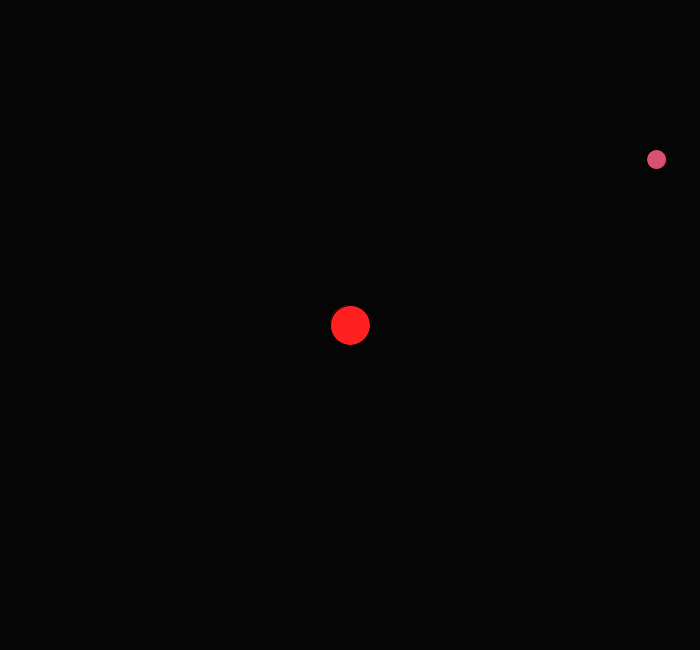
Frame 1 (no input)
Frame 60 (the mouse pressed at the canvas centre just before this capture): identical to frame 1, image omitted
Frame 120 (the mouse held since frame 60 and released just before this capture): identical to frame 1, image omitted

The Processing sketch that drew this single still picture (run headless with seeded random() and noise(); from frame 60 on, the mouse is pressed at the canvas centre):

// Processing sketch: Tp01
// ── Tp01.pde
Pelota bola;
Comida comida;

void setup() {
  size(700, 650);
  bola = new Pelota(width/2, height/2, 20, 5);
  comida = new Comida(10);
}

void draw() {
  background(#050505);
  
  bola.mostrar();
  bola.mover();
  comida.mostrar();
  
  // detectar colisión
  if (dist(bola.x, bola.y, comida.x, comida.y) < bola.r + comida.r) {
    bola.cambiarColor(comida.c); // cambia color y crece
    comida.nuevaPosicion();
  }
}

// ------------------- CONTROL DE TECLAS ----------------
void keyPressed() {
  if (key == 'w' || key == 'W') bola.arriba = true;
  if (key == 's' || key == 'S') bola.abajo = true;
  if (key == 'a' || key == 'A') bola.izquierda = true;
  if (key == 'd' || key == 'D') bola.derecha = true;
}

void keyReleased() {
  if (key == 'w' || key == 'W') bola.arriba = false;
  if (key == 's' || key == 'S') bola.abajo = false;
  if (key == 'a' || key == 'A') bola.izquierda = false;
  if (key == 'd' || key == 'D') bola.derecha = false;
}

// ── Comida.pde
class Comida extends Posicion {
  float r;
  color c;
  
  Comida(float r_) {
    super(random(r_, width-r_), random(r_, height-r_));
    r = r_;
    nuevaPosicion();
  }
  
  void mostrar() {
    fill(c);
    ellipse(x, y, r*2, r*2);
  }
  
  void nuevaPosicion() {
    x = random(r, width-r);
    y = random(r, height-r);
    c = color(random(255), random(255), random(255));
  }
}

// ── Pelota.pde
class Pelota extends Posicion {
  float r, vel;
  boolean arriba, abajo, izquierda, derecha;
  color original;   // color original
  color actual;     // color actual
  int tiempoCambio; // tiempo en que cambió de color
  
  Pelota(float x_, float y_, float r_, float vel_) {
    super(x_, y_);
    r = r_;
    vel = vel_;
    original = color(#FF2121);
    actual = original;
    tiempoCambio = -1; // sin cambio activo
  }
  
  void mostrar() {
    // si ya pasó 1 segundo desde el cambio, volver al original
    if (tiempoCambio > 0 && millis() - tiempoCambio > 1000) {
      actual = original;
      tiempoCambio = -1;
    }
    
    fill(actual);
    ellipse(x, y, r*2, r*2);
  }
  
  void mover() {
    if (arriba) y -= vel;
    if (abajo) y += vel;
    if (izquierda) x -= vel;
    if (derecha) x += vel;
    
    // límites del lienzo
    x = constrain(x, r, width-r);
    y = constrain(y, r, height-r);
  }
  
  void cambiarColor(color nuevo) {
    actual = nuevo;
    tiempoCambio = millis(); // guarda el momento del cambio
    
    // crecer cada vez que come
    r += 2; // podés cambiar el valor para que crezca más o menos
  }
}

// ── Posicion.pde
class Posicion {
  float x, y;   // coordenadas en el lienzo
  
  Posicion(float x_, float y_) {
    x = x_;
    y = y_;
  }
}
